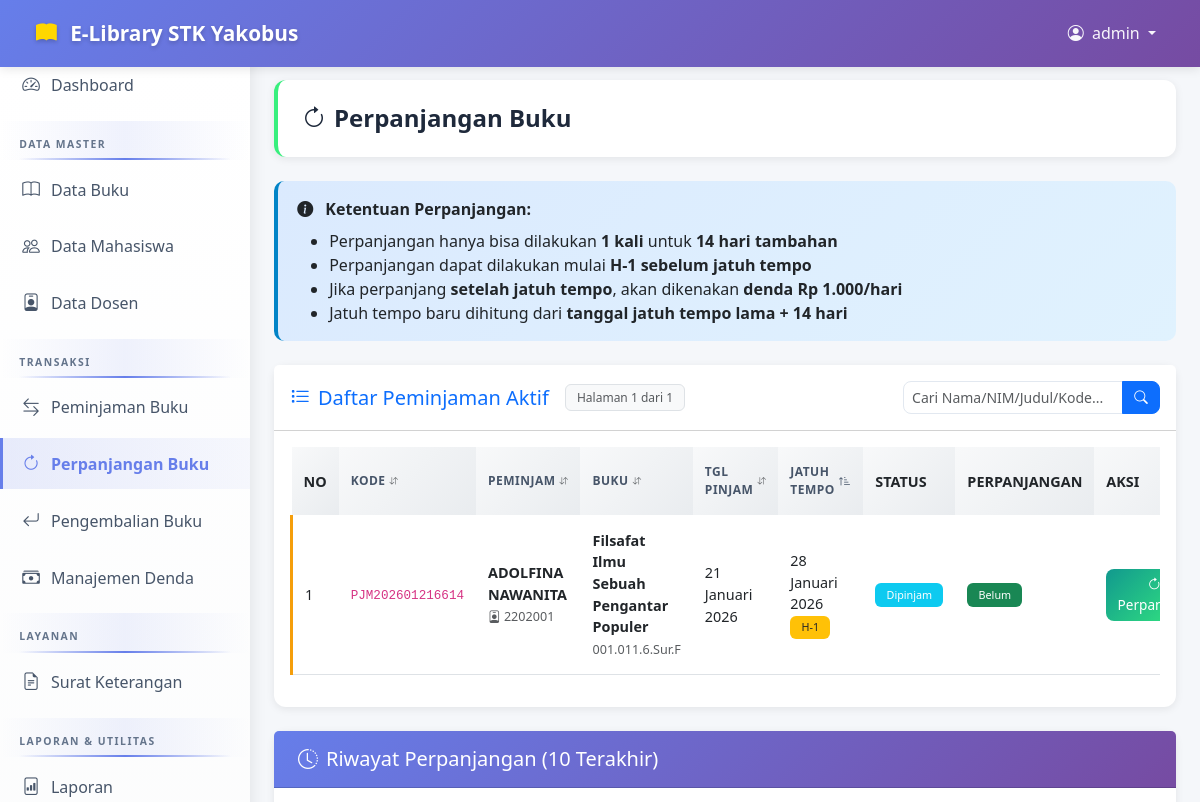
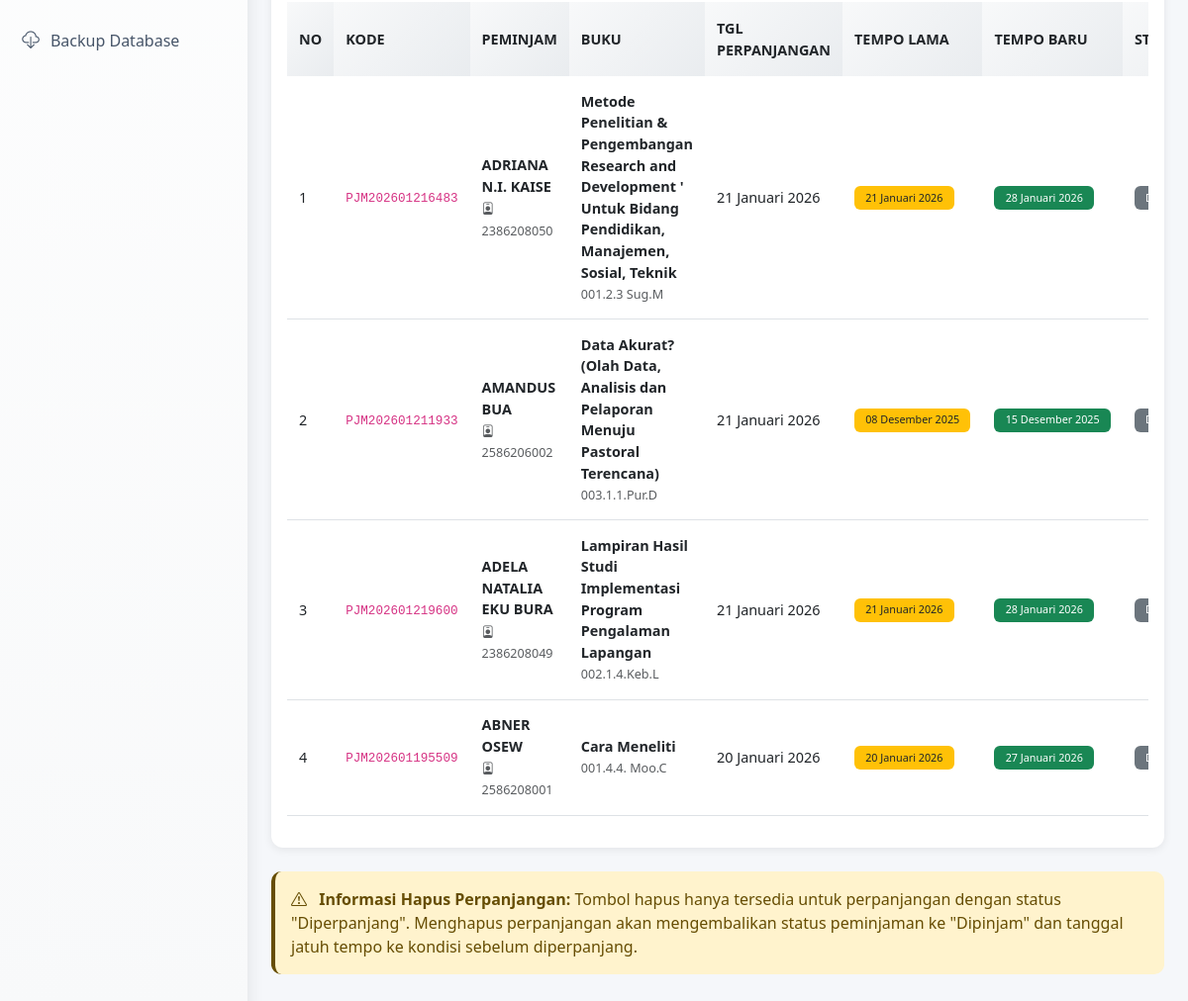
Screenshot of /modules/perpanjangan/index.php (signed in) with the database file from the repository (2 pictures, top to bottom).
### tables this page shows
CREATE TABLE `peminjaman` (
  `id` int(11) NOT NULL AUTO_INCREMENT,
  `kode_peminjaman` varchar(50) NOT NULL,
  `jenis_peminjam` enum('mahasiswa','dosen') NOT NULL,
  `peminjam_id` int(11) NOT NULL,
  `buku_id` int(11) NOT NULL,
  `tanggal_pinjam` date NOT NULL,
  `tanggal_jatuh_tempo` date NOT NULL,
  `tanggal_kembali` date DEFAULT NULL,
  `status` enum('dipinjam','diperpanjang','dikembalikan','terlambat') DEFAULT 'dipinjam',
  `denda` int(11) DEFAULT 0,
  `created_at` timestamp NOT NULL DEFAULT current_timestamp(),
  `updated_at` timestamp NOT NULL DEFAULT current_timestamp() ON UPDATE current_timestamp(),
  PRIMARY KEY (`id`),
  UNIQUE KEY `kode_peminjaman` (`kode_peminjaman`),
  KEY `buku_id` (`buku_id`),
  CONSTRAINT `peminjaman_ibfk_1` FOREIGN KEY (`buku_id`) REFERENCES `buku` (`id`) ON DELETE CASCADE
);

CREATE TABLE `buku` (
  `id` int(11) NOT NULL AUTO_INCREMENT,
  `nomor_buku` varchar(50) NOT NULL,
  `judul` varchar(255) NOT NULL,
  `pengarang` varchar(255) NOT NULL,
  `penerbit` varchar(255) DEFAULT NULL,
  `tahun_terbit` year(4) DEFAULT NULL,
  `stok` int(11) DEFAULT 0,
  `stok_tersedia` int(11) DEFAULT 0,
  `created_at` timestamp NOT NULL DEFAULT current_timestamp(),
  `updated_at` timestamp NOT NULL DEFAULT current_timestamp() ON UPDATE current_timestamp(),
  PRIMARY KEY (`id`),
  UNIQUE KEY `nomor_buku` (`nomor_buku`)
);

CREATE TABLE `perpanjangan` (
  `id` int(11) NOT NULL AUTO_INCREMENT,
  `peminjaman_id` int(11) NOT NULL,
  `tanggal_perpanjangan` date NOT NULL,
  `jatuh_tempo_lama` date NOT NULL,
  `jatuh_tempo_baru` date NOT NULL,
  `created_at` timestamp NOT NULL DEFAULT current_timestamp(),
  PRIMARY KEY (`id`),
  KEY `peminjaman_id` (`peminjaman_id`),
  CONSTRAINT `perpanjangan_ibfk_1` FOREIGN KEY (`peminjaman_id`) REFERENCES `peminjaman` (`id`) ON DELETE CASCADE
);

CREATE TABLE `mahasiswa` (
  `id` int(11) NOT NULL AUTO_INCREMENT,
  `nim` varchar(20) NOT NULL,
  `nama` varchar(255) NOT NULL,
  `program_studi` varchar(100) NOT NULL,
  `angkatan` varchar(10) NOT NULL,
  `no_hp` varchar(20) DEFAULT NULL,
  `foto` varchar(255) DEFAULT NULL,
  `created_at` timestamp NOT NULL DEFAULT current_timestamp(),
  `updated_at` timestamp NOT NULL DEFAULT current_timestamp() ON UPDATE current_timestamp(),
  PRIMARY KEY (`id`),
  UNIQUE KEY `nim` (`nim`)
);

### modules/perpanjangan/index.php (the view, shortened to what the rows shown need)
<?php
require_once '../../config/database.php';
require_once '../../config/functions.php';
$limit = 25;
$page = isset($_GET['page']) ? (int)$_GET['page'] : 1;
$offset = ($page - 1) * $limit;
$sort_column = isset($_GET['sort']) ? $_GET['sort'] : 'tanggal_jatuh_tempo';
$sort_order = isset($_GET['order']) && strtolower($_GET['order']) == 'desc' ? 'DESC' : 'ASC';
$where_clause = "WHERE p.status IN ('dipinjam', 'terlambat')";
$base_query = "FROM peminjaman p
               JOIN buku b ON p.buku_id = b.id
               LEFT JOIN mahasiswa m ON (p.peminjam_id = m.id AND p.jenis_peminjam = 'mahasiswa')
               LEFT JOIN dosen d ON (p.peminjam_id = d.id AND p.jenis_peminjam = 'dosen')
               $where_clause";
$query = "SELECT p.*, b.judul, b.nomor_buku,
          COALESCE(m.nama, d.nama) as nama_peminjam,
          COALESCE(m.nim, d.nuptk) as identifier,
          (SELECT COUNT(*) FROM perpanjangan WHERE peminjaman_id = p.id) as jumlah_perpanjangan
          $base_query
          ORDER BY $sort_column $sort_order
          LIMIT $offset, $limit";
$result = $conn->query($query);
$query_riwayat = "SELECT
                    pr.id as perpanjangan_id,
                    pr.tanggal_perpanjangan,
                    pr.jatuh_tempo_lama,
                    pr.jatuh_tempo_baru,
                    p.id as peminjaman_id,
                    p.kode_peminjaman,
                    p.jenis_peminjam,
                    p.peminjam_id,
                    p.status,
                    b.judul,
                    b.nomor_buku
                  FROM perpanjangan pr
                  JOIN peminjaman p ON pr.peminjaman_id = p.id
                  JOIN buku b ON p.buku_id = b.id
                  ORDER BY pr.tanggal_perpanjangan DESC
                  LIMIT 10";
$result_riwayat = $conn->query($query_riwayat);
function getUrl($params = []) {
    $current = $_GET;
    $merged = array_merge($current, $params);
    if (isset($params['search']) || isset($params['sort'])) {
        $merged['page'] = 1;
    }
    return '?' . http_build_query($merged);
}
function getSortIcon($col) {
    global $sort_column, $sort_order;
    if ($sort_column != $col) return '<i class="bi bi-arrow-down-up text-muted ms-1" style="font-size:0.7em"></i>';
    return $sort_order == 'ASC' ? '<i class="bi bi-sort-up-alt ms-1"></i>' : '<i class="bi bi-sort-down ms-1"></i>';
}
?>
<!DOCTYPE html>
<html lang="id">
<head>
    <link href="https://cdn.jsdelivr.net/npm/bootstrap@5.3.0/dist/css/bootstrap.min.css" rel="stylesheet">
    <link rel="stylesheet" href="https://cdn.jsdelivr.net/npm/bootstrap-icons@1.10.0/font/bootstrap-icons.css">
</head>
<body>
    <main class="main-content">
        <div class="page-header">
            <h1><i class="bi bi-arrow-clockwise me-2"></i>Perpanjangan Buku</h1>
        </div>
        <div class="card">
            <div class="card-body">
                <div class="table-responsive">
                    <table class="table table-hover">
                        <thead>
                            <tr>
                                <th width="5%">NO</th>
                                <th width="12%">
                                    <a href="<?= getUrl(['sort' => 'kode_peminjaman']) ?>">
                                        KODE <?= getSortIcon('kode_peminjaman') ?>
                                    </a>
                                </th>
                                <th width="18%">
                                    <a href="<?= getUrl(['sort' => 'nama_peminjam']) ?>">
                                        PEMINJAM <?= getSortIcon('nama_peminjam') ?>
                                    </a>
                                </th>
                                <th width="20%">
                                    <a href="<?= getUrl(['sort' => 'judul']) ?>">
                                        BUKU <?= getSortIcon('judul') ?>
                                    </a>
                                </th>
                                <th width="10%">
                                    <a href="<?= getUrl(['sort' => 'tanggal_pinjam']) ?>">
                                        TGL PINJAM <?= getSortIcon('tanggal_pinjam') ?>
                                    </a>
                                </th>
                                <th width="12%">
                                    <a href="<?= getUrl(['sort' => 'tanggal_jatuh_tempo']) ?>">
                                        JATUH TEMPO <?= getSortIcon('tanggal_jatuh_tempo') ?>
                                    </a>
                                </th>
                                <th width="10%">STATUS</th>
                                <th width="10%">PERPANJANGAN</th>
                                <th width="10%">AKSI</th>
                            </tr>
                        </thead>
                        <tbody>
                            <?php
                            $no = $offset + 1;
                            if ($result->num_rows > 0):
                                while ($row = $result->fetch_assoc()):
                                    $nama_peminjam = $row['nama_peminjam'];
                                    $identifier = $row['identifier'];
                                    $sudah_perpanjang = $row['jumlah_perpanjangan'] > 0;
                                    $today = new DateTime();
                                    $jatuh_tempo = new DateTime($row['tanggal_jatuh_tempo']);
                                    $diff = $today->diff($jatuh_tempo);
                                    $hari_tersisa = $jatuh_tempo >= $today ? $diff->days : -$diff->days;
                                    $bisa_perpanjang = ($hari_tersisa <= 1) && !$sudah_perpanjang;
                                    $row_class = ($hari_tersisa <= 1 && $hari_tersisa >= 0) ? 'expired-soon' : '';
                            ?>
                            <tr class="<?= $row_class ?>">
                                <td><?= $no++ ?></td>
                                <td><code><?= $row['kode_peminjaman'] ?></code></td>
                                <td>
                                    <strong><?= $nama_peminjam ?></strong><br>
                                    <small class="text-muted"><i class="bi bi-person-badge"></i> <?= $identifier ?></small>
                                </td>
                                <td>
                                    <strong><?= $row['judul'] ?></strong><br>
                                    <small class="text-muted"><?= $row['nomor_buku'] ?></small>
                                </td>
                                <td><?= formatTanggalIndo($row['tanggal_pinjam']) ?></td>
                                <td>
                                    <?= formatTanggalIndo($row['tanggal_jatuh_tempo']) ?>
                                    <?php if ($hari_tersisa >= 0): ?>
                                        <br><small class="badge bg-warning text-dark">H-<?= $hari_tersisa ?></small>
                                    <?php else: ?>
                                        <br><small class="badge bg-danger">Lewat <?= abs($hari_tersisa) ?> hari</small>
                                    <?php endif; ?>
                                </td>
                                <td>
                                    <?php if ($row['status'] == 'dipinjam'): ?>
                                        <span class="badge bg-info">Dipinjam</span>
                                    <?php else: ?>
                                        <span class="badge bg-danger">Terlambat</span>
                                    <?php endif; ?>
                                </td>
                                <td>
                                    <?php if ($sudah_perpanjang): ?>
                                        <span class="badge bg-secondary">Sudah Perpanjang</span>
                                    <?php else: ?>
                                        <span class="badge bg-success">Belum</span>
                                    <?php endif; ?>
                                </td>
                                <td>
                                    <?php if ($bisa_perpanjang): ?>
                                        <a href="add.php?id=<?= $row['id'] ?>" class="btn btn-sm btn-success w-100" title="Perpanjang">
                                            <i class="bi bi-arrow-clockwise"></i> Perpanjang
                                        </a>
                                    <?php elseif ($sudah_perpanjang): ?>
                                        <small class="text-muted d-block text-center fst-italic">Maks. 1x</small>
                                    <?php else: ?>
                                        <small class="text-muted d-block text-center">Tunggu H-1</small>
                                    <?php endif; ?>
                                </td>
                            </tr>
                            <?php
                                endwhile;
                            endif; ?>
                        </tbody>
                    </table>
                </div>
            </div>
        </div>
        <div class="card mt-4">
            <div class="card-body">
                <div class="table-responsive">
                    <table class="table table-hover">
                        <thead>
                            <tr>
                                <th width="5%">NO</th>
                                <th width="10%">KODE</th>
                                <th width="18%">PEMINJAM</th>
                                <th width="20%">BUKU</th>
                                <th width="10%">TGL PERPANJANGAN</th>
                                <th width="10%">TEMPO LAMA</th>
                                <th width="10%">TEMPO BARU</th>
                                <th width="8%">STATUS</th>
                            </tr>
                        </thead>
                        <tbody>
                            <?php
                            $no_riwayat = 1;
                            if ($result_riwayat->num_rows > 0):
                                while ($row = $result_riwayat->fetch_assoc()):
                                    $nama_peminjam_rw = getNamaPeminjam($conn, $row['jenis_peminjam'], $row['peminjam_id']);
                                    $identifier_rw = getIdentifierPeminjam($conn, $row['jenis_peminjam'], $row['peminjam_id']);
                            ?>
                            <tr>
                                <td><?= $no_riwayat++ ?></td>
                                <td><code><?= $row['kode_peminjaman'] ?></code></td>
                                <td>
                                    <strong><?= $nama_peminjam_rw ?></strong><br>
                                    <small class="text-muted"><i class="bi bi-person-badge"></i> <?= $identifier_rw ?></small>
                                </td>
                                <td>
                                    <strong><?= $row['judul'] ?></strong><br>
                                    <small class="text-muted"><?= $row['nomor_buku'] ?></small>
                                </td>
                                <td><?= formatTanggalIndo($row['tanggal_perpanjangan']) ?></td>
                                <td><span class="badge bg-warning text-dark"><?= formatTanggalIndo($row['jatuh_tempo_lama']) ?></span></td>
                                <td><span class="badge bg-success"><?= formatTanggalIndo($row['jatuh_tempo_baru']) ?></span></td>
                                <td>
                                    <?php if ($row['status'] == 'diperpanjang'): ?>
                                        <span class="badge bg-info">Diperpanjang</span>
                                    <?php elseif ($row['status'] == 'dikembalikan'): ?>
                                        <span class="badge bg-secondary">Dikembalikan</span>
                                    <?php elseif ($row['status'] == 'terlambat'): ?>
                                        <span class="badge bg-danger">Terlambat</span>
                                    <?php else: ?>
                                        <span class="badge bg-primary">Dipinjam</span>
                                    <?php endif; ?>
                                </td>
                            </tr>
                            <?php
                                endwhile;
                            endif; ?>
                        </tbody>
                    </table>
                </div>
            </div>
        </div>
    </main>
</body>
</html>

### rows the page displays
peminjaman: kode_peminjaman "PJM202601216614", nama_peminjam "ADOLFINA NAWANITA", identifier "2202001", buku.judul "Filsafat Ilmu Sebuah Pengantar Populer", buku.nomor_buku "001.011.6.Sur.F", tanggal_pinjam "21 Januari 2026", tanggal_jatuh_tempo "28 Januari 2026", status "Dipinjam"
perpanjangan: peminjaman.kode_peminjaman "PJM202601216483", peminjaman.nama "ADRIANA N.I. KAISE", peminjaman.nim "2386208050", buku.judul "Metode Penelitian & Pengembangan Research and Development ' Untuk Bidang Pendidikan, Manajemen, Sosial, Teknik", buku.nomor_buku "001.2.3 Sug.M", tanggal_perpanjangan "21 Januari 2026", jatuh_tempo_lama "21 Januari 2026", jatuh_tempo_baru "28 Januari 2026"
perpanjangan: peminjaman.kode_peminjaman "PJM202601211933", peminjaman.nama "AMANDUS BUA", peminjaman.nim "2586206002", buku.judul "Data Akurat? (Olah Data, Analisis dan Pelaporan Menuju Pastoral Terencana)", buku.nomor_buku "003.1.1.Pur.D", tanggal_perpanjangan "21 Januari 2026", jatuh_tempo_lama "08 Desember 2025", jatuh_tempo_baru "15 Desember 2025"
perpanjangan: peminjaman.kode_peminjaman "PJM202601219600", peminjaman.nama "ADELA NATALIA EKU BURA", peminjaman.nim "2386208049", buku.judul "Lampiran Hasil Studi Implementasi Program Pengalaman Lapangan", buku.nomor_buku "002.1.4.Keb.L", tanggal_perpanjangan "21 Januari 2026", jatuh_tempo_lama "21 Januari 2026", jatuh_tempo_baru "28 Januari 2026"
perpanjangan: peminjaman.kode_peminjaman "PJM202601195509", peminjaman.nama "ABNER OSEW", peminjaman.nim "2586208001", buku.judul "Cara Meneliti", buku.nomor_buku "001.4.4. Moo.C", tanggal_perpanjangan "20 Januari 2026", jatuh_tempo_lama "20 Januari 2026", jatuh_tempo_baru "27 Januari 2026"

### other values shown
$_SESSION['admin_username'] "admin"
$page "1"
$total_pages "1"
